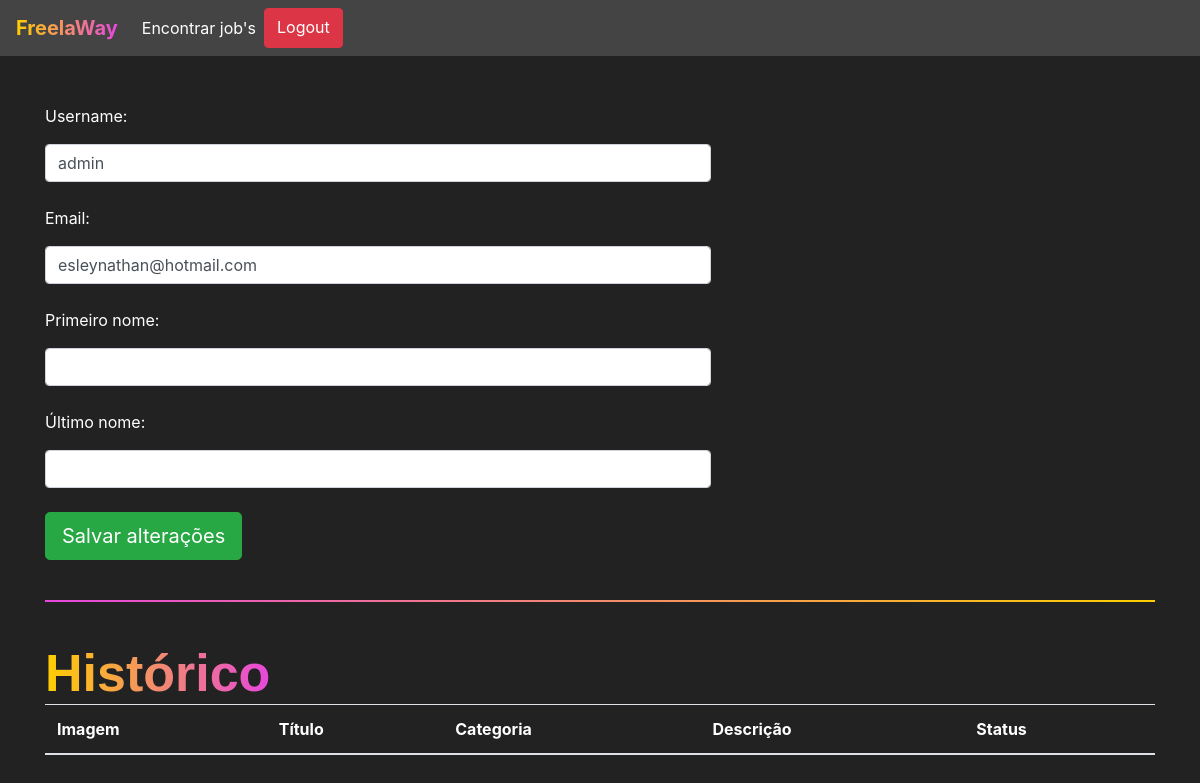
Page /jobs/perfil/ (signed in) on the earlier database version.
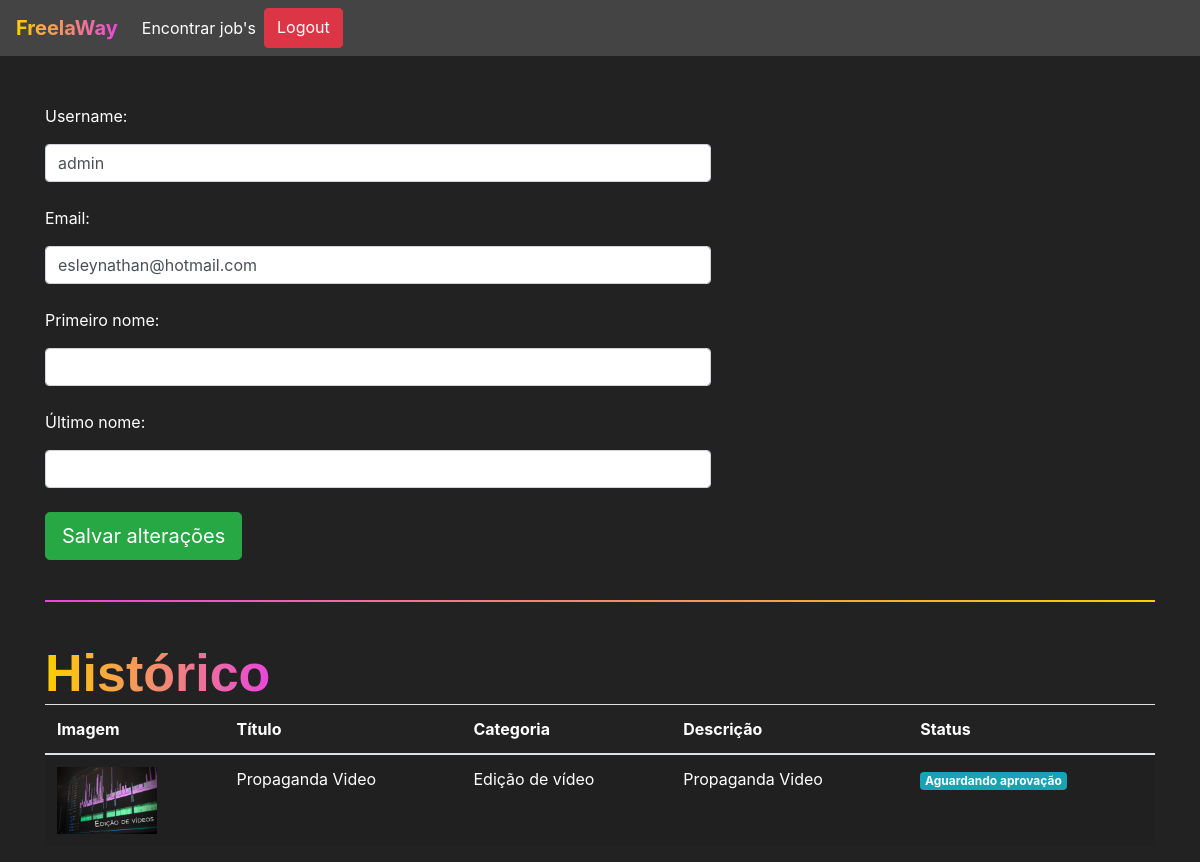
Same page on the later database version.
### jobs/models.py (models this page shows, shortened)
class Jobs(models.Model):
    categoria_choices = (('D', 'Design'),
                        ('EV', 'Edição de Vídeo'))
    status_choices = (('C', 'Em criação'),
                ('AA', 'Aguardando aprovação'),
                ('F', 'Finalizado'))
    titulo = models.CharField(max_length=200)
    descricao = models.TextField()
    categoria = models.CharField(max_length=2, choices=categoria_choices, default="D")
    prazo_entrega = models.DateTimeField()
    preco = models.FloatField()
    referencias = models.ManyToManyField(Referencias)
    profissional = models.ForeignKey(User, on_delete=models.DO_NOTHING, null=True, blank=True)
    reservado = models.BooleanField(default=False)
    status = models.CharField(max_length=2, choices=status_choices, default='C')
    arquivo_final = models.FileField(null=True)

class Referencias(models.Model):
    arquivo = models.FileField(upload_to='referencias')
    def __str__(self) -> str:
        return self.arquivo.url

### jobs/views.py (the view, shortened to what this page needs)
# urls.py: path('perfil/', views.perfil, name="perfil"),
@login_required(login_url='/auth/logar')
def perfil(request):
    if request.method == "GET":
        jobs = Jobs.objects.filter(profissional=request.user)
        return render(request, 'perfil.html', {'jobs': jobs})
    return redirect('/jobs/perfil')

### jobs/templates/perfil.html (shortened to what this page needs)
{% extends 'base.html' %}
{% load static %}
{% block 'head' %}
    <link rel="stylesheet" href="{% static 'jobs/css/encontrar_jobs.css' %}">
    <link rel="stylesheet" href="{% static 'jobs/css/perfil.css' %}">
{% endblock %}
{% block 'body' %}
    <br>
    <br>
    <div class="container">
        <div style="width: 60%">
            <form action="{% url 'perfil' %}" method="POST">{% csrf_token %}
                <p>Username:</p>
                <input type="text" class="form-control" value="{{user.username}}" name="username">
                <br>
                <p>Email:</p>
                <input type="email" class="form-control" value="{{user.email}}" name="email">
                <br>
                <p>Primeiro nome:</p>
                <input type="text" class="form-control" value="{{user.first_name}}" name="primeiro_nome">
                <br>
                <p>Último nome:</p>
                <input type="text" class="form-control" value="{{user.last_name}}" name="ultimo_nome">
                <br>
                <input type="submit" class="btn btn-success btn-lg" value="Salvar alterações">
            </form>
        </div>
        <br>
        <hr class="borda-degrade">
        <br>
        <h4 class="titulo">Histórico</h4>
        <table style="background-color: #222; color: white;" class="table table-striped">
            <thead>
                <tr>
                <th scope="col">Imagem</th>
                <th scope="col">Título</th>
                <th scope="col">Categoria</th>
                <th scope="col">Descrição</th>
                <th scope="col">Status</th>
                </tr>
            </thead>
            <tbody>
                {% for job in jobs %}
                    <tr>
                    <th scope="row"><img width="100px" src="{{job.referencias.all.0}}"></th>
                    <td>{{job.titulo}} </td>
                    <td>{% if job.categoria == 'D'%}
                        Design
                        {% elif job.categoria == 'EV'%}
                        Edição de vídeo
                        {% endif %}
                    </td>
                    <td>{{job.descricao}}</td>
                    <td>{% if job.status == 'AA'%}
                        <span class="badge badge-info">Aguardando aprovação</span>
                        {% elif job.status == 'C' %}
                        <button class="badge badge-primary" data-toggle="modal" data-target="#modal-job-{{job.id}}">Em criação</button>
                        {% else %}
                        <span class="badge badge-success">Finalizado</span>
                        {% endif %}
                    </td>
                    </tr>
                {% endfor %}
            </tbody>
        </table>
    </div>
{% endblock %}

Differences in the rows shown:
now on this page (row edited): Jobs: referencias.all.0 (picture), titulo "Propaganda Video", categoria "Edição de vídeo", descricao "Propaganda Video", status "Aguardando aprovação"
